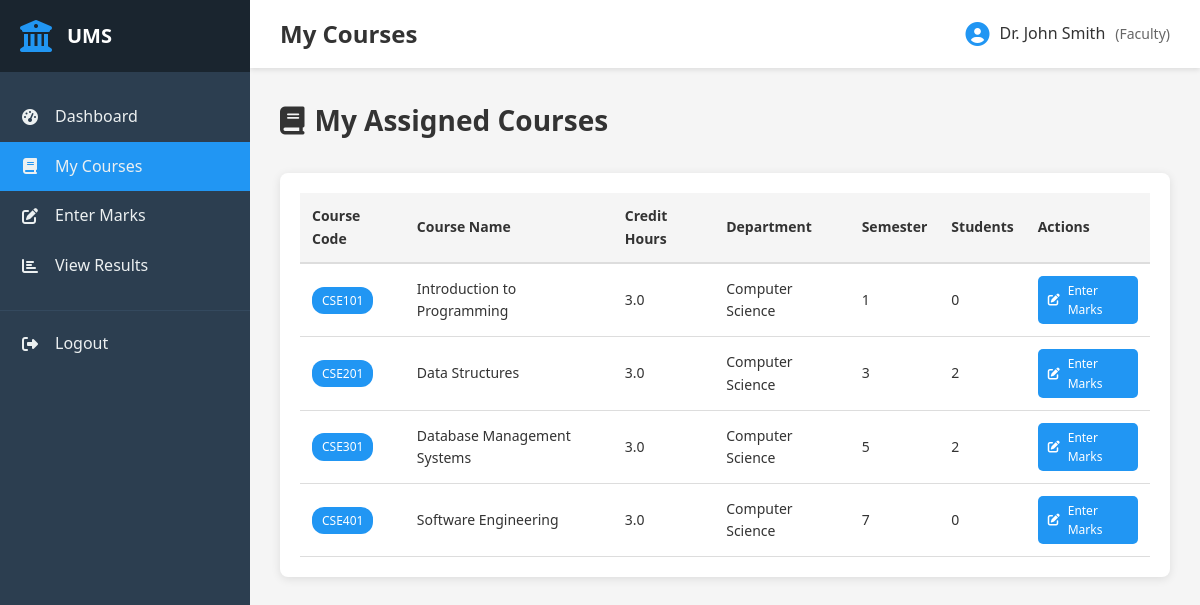
/faculty/my-courses.php (signed in), run on the app's committed database.
### tables this page shows
CREATE TABLE courses (
    id INT AUTO_INCREMENT PRIMARY KEY,
    course_code VARCHAR(20) NOT NULL UNIQUE,
    course_name VARCHAR(150) NOT NULL,
    credit DECIMAL(3,1) NOT NULL,
    department_id INT,
    semester INT NOT NULL,
    created_at TIMESTAMP DEFAULT CURRENT_TIMESTAMP,
    FOREIGN KEY (department_id) REFERENCES departments(id) ON DELETE SET NULL
);

CREATE TABLE departments (
    id INT AUTO_INCREMENT PRIMARY KEY,
    name VARCHAR(100) NOT NULL,
    code VARCHAR(10) NOT NULL UNIQUE,
    created_at TIMESTAMP DEFAULT CURRENT_TIMESTAMP
);

### includes/functions.php (called while the page is built, shortened)
<?php
function clean($data) {
    return htmlspecialchars($data, ENT_QUOTES, 'UTF-8');
}
?>

### faculty/my-courses.php (the view, shortened to what this page needs)
<?php
require_once __DIR__ . '/../includes/functions.php';
$stmt = $conn->prepare("SELECT * FROM faculty WHERE user_id = ?");
$stmt->bind_param("i", $_SESSION['user_id']);
$stmt->execute();
$result = $stmt->get_result();
$faculty_info = $result->fetch_assoc();
$faculty_id = $faculty_info['id'];
$stmt = $conn->prepare("
    SELECT c.*, d.name as dept_name,
           (SELECT COUNT(*) FROM results WHERE course_id = c.id AND faculty_id = ?) as students_count
    FROM courses c
    JOIN faculty_courses fc ON c.id = fc.course_id
    LEFT JOIN departments d ON c.department_id = d.id
    WHERE fc.faculty_id = ?
    ORDER BY c.course_code
");
$stmt->bind_param("ii", $faculty_id, $faculty_id);
$stmt->execute();
$courses = $stmt->get_result();
include __DIR__ . '/../includes/header.php';
?>
<div class="page-header">
    <h2><i class="fas fa-book"></i> My Assigned Courses</h2>
</div>
<div class="content-card">
    <div class="card-body">
        <div class="table-responsive">
            <table class="data-table">
                <thead>
                    <tr>
                        <th>Course Code</th>
                        <th>Course Name</th>
                        <th>Credit Hours</th>
                        <th>Department</th>
                        <th>Semester</th>
                        <th>Students</th>
                        <th>Actions</th>
                    </tr>
                </thead>
                <tbody>
                    <?php if ($courses->num_rows > 0): ?>
                        <?php while ($course = $courses->fetch_assoc()): ?>
                        <tr>
                            <td><span class="badge badge-primary"><?php echo clean($course['course_code']); ?></span></td>
                            <td><?php echo clean($course['course_name']); ?></td>
                            <td><?php echo $course['credit']; ?></td>
                            <td><?php echo clean($course['dept_name'] ?? 'N/A'); ?></td>
                            <td><?php echo $course['semester']; ?></td>
                            <td><?php echo $course['students_count']; ?></td>
                            <td>
                                <a href="/faculty/enter-marks.php?course_id=<?php echo $course['id']; ?>" class="btn btn-sm btn-primary">
                                    <i class="fas fa-edit"></i> Enter Marks
                                </a>
                            </td>
                        </tr>
                        <?php endwhile; ?>
                    <?php else: ?>
                        <tr>
                            <td colspan="7" style="text-align: center;">No courses assigned yet.</td>
                        </tr>
                    <?php endif; ?>
                </tbody>
            </table>
        </div>
    </div>
</div>
<?php include __DIR__ . '/../includes/footer.php'; ?>

### assets/css/style.css (style rules this page uses)
* { margin: 0; padding: 0; box-sizing: border-box; }
:root { --primary-color: #2196F3; --secondary-color: #1976D2; --success-color: #4CAF50; --danger-color: #f44336; --warning-color: #FF9800; --info-color: #00BCD4; --dark-color: #333; --light-color: #f5f5f5; --border-color: #ddd; --sidebar-width: 250px; }
body { font-family: 'Segoe UI', Tahoma, Geneva, Verdana, sans-serif; background: #f5f5f5; color: #333; line-height: 1.6; }
.content-card { background: white; border-radius: 8px; box-shadow: 0 2px 10px rgba(0,0,0,0.1); margin-bottom: 20px; overflow: hidden; }
.card-body { padding: 20px; }
.table-responsive { overflow-x: auto; }
.data-table { width: 100%; border-collapse: collapse; font-size: 14px; }
.data-table thead { background: #f5f5f5; }
.data-table th { padding: 12px; text-align: left; font-weight: 600; color: var(--dark-color); border-bottom: 2px solid var(--border-color); }
.data-table td { padding: 12px; border-bottom: 1px solid var(--border-color); }
.btn { padding: 10px 20px; border: none; border-radius: 5px; font-size: 14px; cursor: pointer; display: inline-flex; align-items: center; gap: 8px; transition: all 0.3s ease; text-decoration: none; font-weight: 500; }
.btn-primary { background: var(--primary-color); color: white; }
.btn-sm { padding: 5px 10px; font-size: 12px; }
.badge { display: inline-block; padding: 4px 10px; border-radius: 12px; font-size: 12px; font-weight: 500; }
.badge-primary { background: var(--primary-color); color: white; }
.page-header { display: flex; justify-content: space-between; align-items: center; margin-bottom: 30px; }
.page-header h2 { font-size: 28px; color: var(--dark-color); display: flex; align-items: center; gap: 10px; }

### data on the page
courses: course_code "CSE101", course_name "Introduction to Programming", credit "3.0", department.name "Computer Science", semester "1", students_count "0"
courses: course_code "CSE201", course_name "Data Structures", credit "3.0", department.name "Computer Science", semester "3", students_count "2"
courses: course_code "CSE301", course_name "Database Management Systems", credit "3.0", department.name "Computer Science", semester "5", students_count "2"
courses: course_code "CSE401", course_name "Software Engineering", credit "3.0", department.name "Computer Science", semester "7", students_count "0"

### other printed values
$page_title "My Courses"
$_SESSION['name'] "Dr. John Smith"
$_SESSION['role'] "Faculty"
